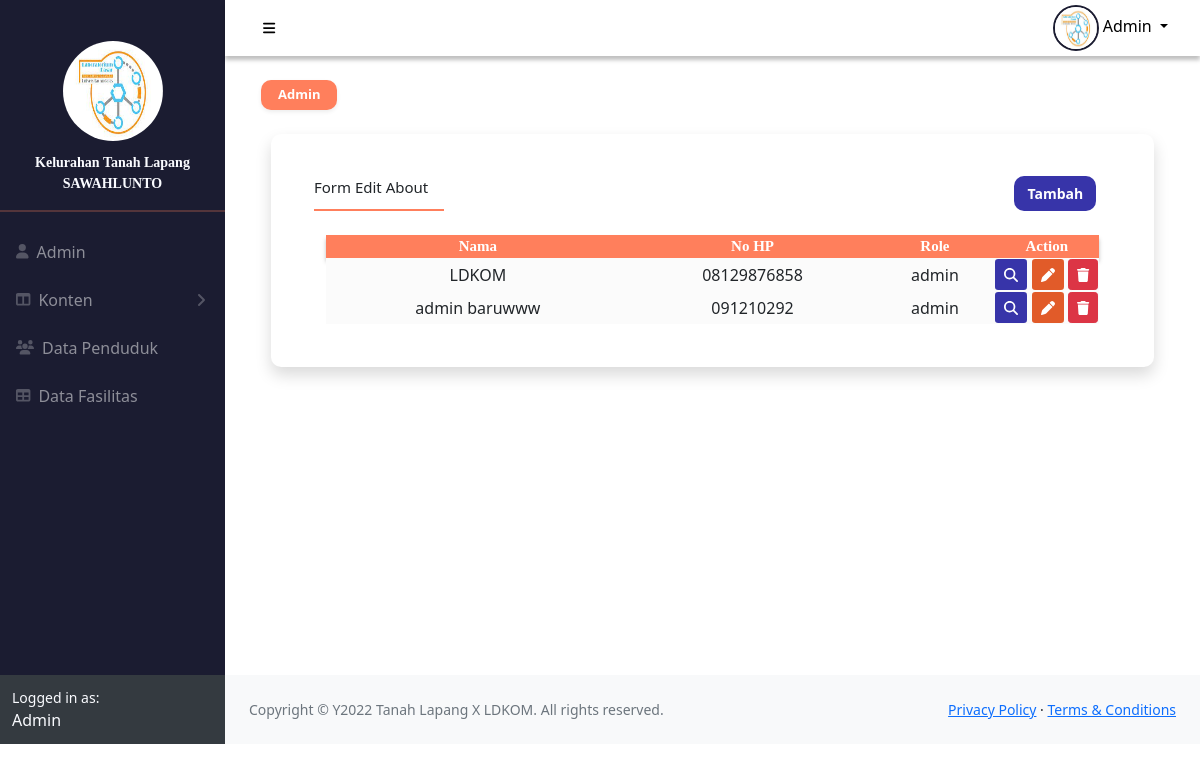
The app's page /main.php?p=user.index (signed in) with its own data.
### tables this page shows
CREATE TABLE `user` (
  `id` int(100) NOT NULL,
  `uname` varchar(1000) NOT NULL,
  `pass` varchar(1000) NOT NULL,
  `role` varchar(1000) NOT NULL,
  `nama` varchar(1000) NOT NULL,
  `nip` int(100) NOT NULL,
  `jabatan` varchar(1000) NOT NULL,
  `nohp` varchar(1000) DEFAULT NULL,
  `alamat` varchar(1000) DEFAULT NULL,
  `foto` varchar(1000) DEFAULT NULL
);

### process/user/index.php (the view, shortened to what this page needs)
<div class="container">
  <div class="content p-4">
    <nav aria-label="breadcrumb">
      <ol class="breadcrumb">
        <li class="active" aria-current="page">
          <a href="?p=user.index" class="btn btn-sm shadow-sm px-3" style="background-color: #ff7f5c; color: #fff; font-weight: bold; font-size: 13px;border-radius: 10px;">
            Admin
          </a>
        </li>
      </ol>
    </nav>
    <div class="row mt-4" style="margin-left: 10px; margin-right: 10px">
      <div class="card shadow mb-5" style="box-shadow: 10px; border-radius: 10px; border: none">
        <div class="card-body">
          <div class="row">
            <div class="col-2 title ps-0 float-start" style=" border-bottom: 2px solid #ff7f5c; width: 130px; font-size: 15px; ">Form Edit About
            </div>
            <div class="col-10">
              <a href="?p=user.add" class="btn float-end" style="background-color: #3734a9; color: #fff; font-size: 14px; font-weight: bold; border-radius: 10px;">Tambah
              </a>
            </div>
        </div>
        <div class="col mt-4">
          <table id="datatablesSimple" style="border: transparent;">
             <thead style="background-color: #FF7F5C; color: white;font-family: Public Sans; font-size: 15px; line-height: 21px; text-align: center; box-shadow: 0px 4px 4px rgba(0, 0, 0, 0.25);">
            <tr >
                <th style="text-align: center">Nama</th>
                <th style="text-align: center">No HP</th>
                <th>Role</th>
                <th>Action</th>
            </tr>
          </thead>
          <tbody style="background-color: #FBFBFB;">
          <?php
                $sql = "SELECT *FROM user ORDER BY id DESC";
                $res = $conn->query($sql);
                foreach ($res as $row => $data)
                {
                ?>
              <tr>
                <td><?php echo $data['nama'];?></td>
                <td><?php echo $data['nohp'];?></td>
                <td><?php echo $data['role'];?></td>
                <td style="align-content: center;">
                    <a href="?p=user.detail&id=<?php echo $data['id'];?>" class="btn btn-sm" style="background-color: #3734a9"><i class="fa fa-search" style="color: #fff"></i></a>
                    <a href="?p=user.edit&id=<?php echo $data['id'];?>"class="btn btn-sm" style="background-color: #e15b29"><i class="fa fa-pen" style="color: #fff"></i></a>
                    <a href="?p=user.delete&id=<?php echo $data['id'];?>" class="btn btn-sm btn-danger" name="delete" onclick="return confirm('Anda yakin akan menghapus admin ini?')"><i class="fa fa-trash"></i></a>
                </td>
            </tr>
          <?php } ?>
        </tbody>
    </table>
</div>
</div>
</div>

### main.php (shortened to what this page needs)
<?php
    require_once ('connect.php');
    $id= $_SESSION['id'];
    $sql = "SELECT * FROM user WHERE id = '$id' LIMIT 1";
    $res = $conn->query($sql);
    $data = $res->fetch_assoc();
?>
<!DOCTYPE html>
<html lang="en">
  <head>
        <link href="https://cdn.jsdelivr.net/npm/simple-datatables@latest/dist/style.css" rel="stylesheet" />
        <link href="css/styles.css" rel="stylesheet" />
        <link href="assets/font-awesome/css/font-awesome.min.css" rel="stylesheet" type="text/css">
    </head>
  <body class="sb-sidenav-collapse-arrow">
    <div id="layoutSidenav">
      <div id="layoutSidenav_nav">
        <nav
          class="sb-sidenav accordion sb-sidenav-dark"
          id="sidenavAccordion"
          style="color: #fafbff"
        >
          <div class="sb-sidenav-menu" style="background-color: #1b1c31">
            <div class="nav">
              <img class="avasidebar" src="assets/img/admin/<?php echo $data['foto']; ?>" alt="Foto Profil" />
              <div
                class="small"
                style="
                  margin: auto;
                  font-weight: bolder;
                  padding-top: 5%;
                  font-family: Manrope;
                "
              >
                Kelurahan Tanah Lapang
              </div>
              <div
                class="small"
                style="margin: auto; font-weight: bolder; font-family: Manrope"
              >
                SAWAHLUNTO
              </div>
              <hr style="border: 1px solid #ff7f5c" />
              <a class="nav-link" href="?p=user.index">
                <div class="sb-nav-link-icon">
                  <i class="fa fa-user"></i>
                </div>
                Admin
              </a>
              <a
                class="nav-link collapsed"
                href="#"
                data-bs-toggle="collapse"
                data-bs-target="#collapseLayouts"
                aria-expanded="false"
                aria-controls="collapseLayouts"
              >
                <div class="sb-nav-link-icon">
                  <i class="fa fa-columns"></i>
                </div>
                Konten
                <div class="sb-sidenav-collapse-arrow">
                  <i class="fa fa-angle-down"></i>
                </div>
              </a>
              <a class="nav-link" href="?p=penduduk.index">
                <div class="sb-nav-link-icon">
                  <i class="fa fa-users"></i>
                </div>
                Data Penduduk
              </a>
              <a class="nav-link" href="?p=fasilitas.index">
                <div class="sb-nav-link-icon"><i class="fa fa-table"></i></div>
                Data Fasilitas
              </a>
            </div>
          </div>
          <div class="sb-sidenav-footer">
            <div class="small">Logged in as:</div>
            Admin
          </div>
        </nav>
      </div>
      <div id="layoutSidenav_content">
        <nav class="sb-topnav navbar navbar-expand">
          <button
            class="btn btn-link btn-sm order-1 order-lg-0 me-4 me-lg-0 text-black"
            id="sidebarToggle"
            href="#!"
            style="margin: 3%"
          >
            <i class="fa fa-bars"></i>
          </button>
          <ul class="navbar-nav ms-auto ms-md-0 me-3 me-lg-4">
            <li class="nav-item dropdown">
              <a
                class="nav-link dropdown-toggle text-black"
                id="navbarDropdown"
                href="#"
                role="button"
                data-bs-toggle="dropdown"
                aria-expanded="false"
              >
                <img class="avapp" src="assets/img/admin/<?php echo $data['foto']; ?>"/>
                Admin
              </a>
            </li>
          </ul>
        </nav>
        <main>
          <?php
                if ($_SESSION['role'] === 'admin')
                {
                    if( isset($_GET['p']) && strlen($_GET['p']) > 0 )
                    {
                        $p = str_replace(".","/",$_GET['p']).".php";
                    } else {
                        $p = "home.php";
                    } if( file_exists("process/".$p) )
                    {
                        include("process/".$p);
                    } else {
                        include("process/home.php");
                    }
                 }
            ?>
        </main>
        <footer class="py-4 bg-light mt-auto">
          <div class="container-fluid px-4">
            <div
              class="d-flex align-items-center justify-content-between small"
            >
              <div class="text-muted">
                Copyright &copy Y2022 Tanah Lapang X LDKOM. All rights reserved.
              </div>
              <div>
                <a href="#">Privacy Policy</a>
                &middot;
                <a href="#">Terms &amp; Conditions</a>
              </div>
            </div>
          </div>
        </footer>
      </div>
    </div>
  </body>
</html>

### process/user/index.php (style rules this page uses)
tr td:last-child { width: 1%; white-space: nowrap; }
th { text-align: center; }

### records on screen
user: foto (picture), nama "LDKOM", nohp "08129876858", role "admin"
user: nama "admin baruwww", nohp "091210292", role "admin"
